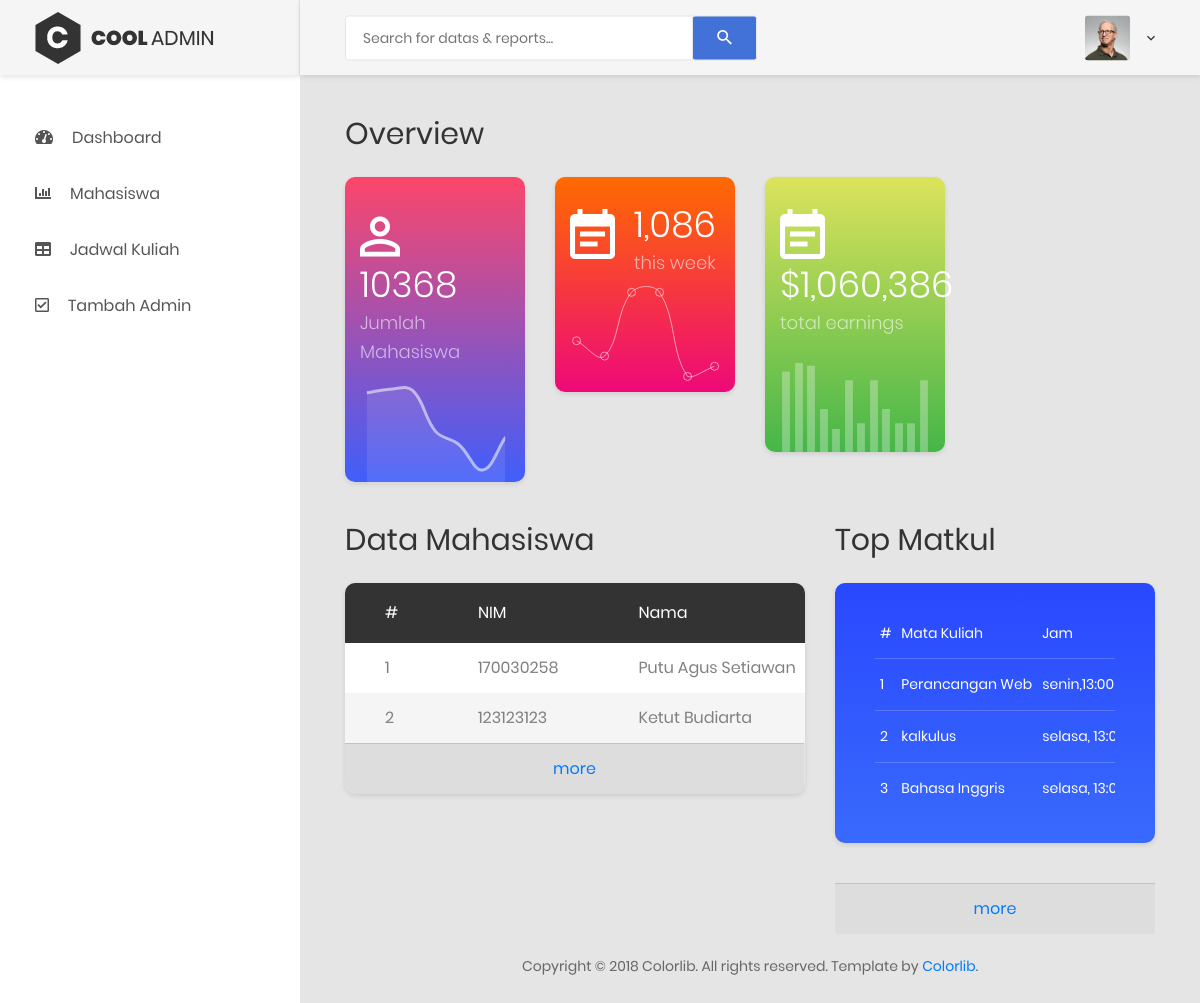
/halaman_admin.php (signed in), run on an earlier commit of the app's database.
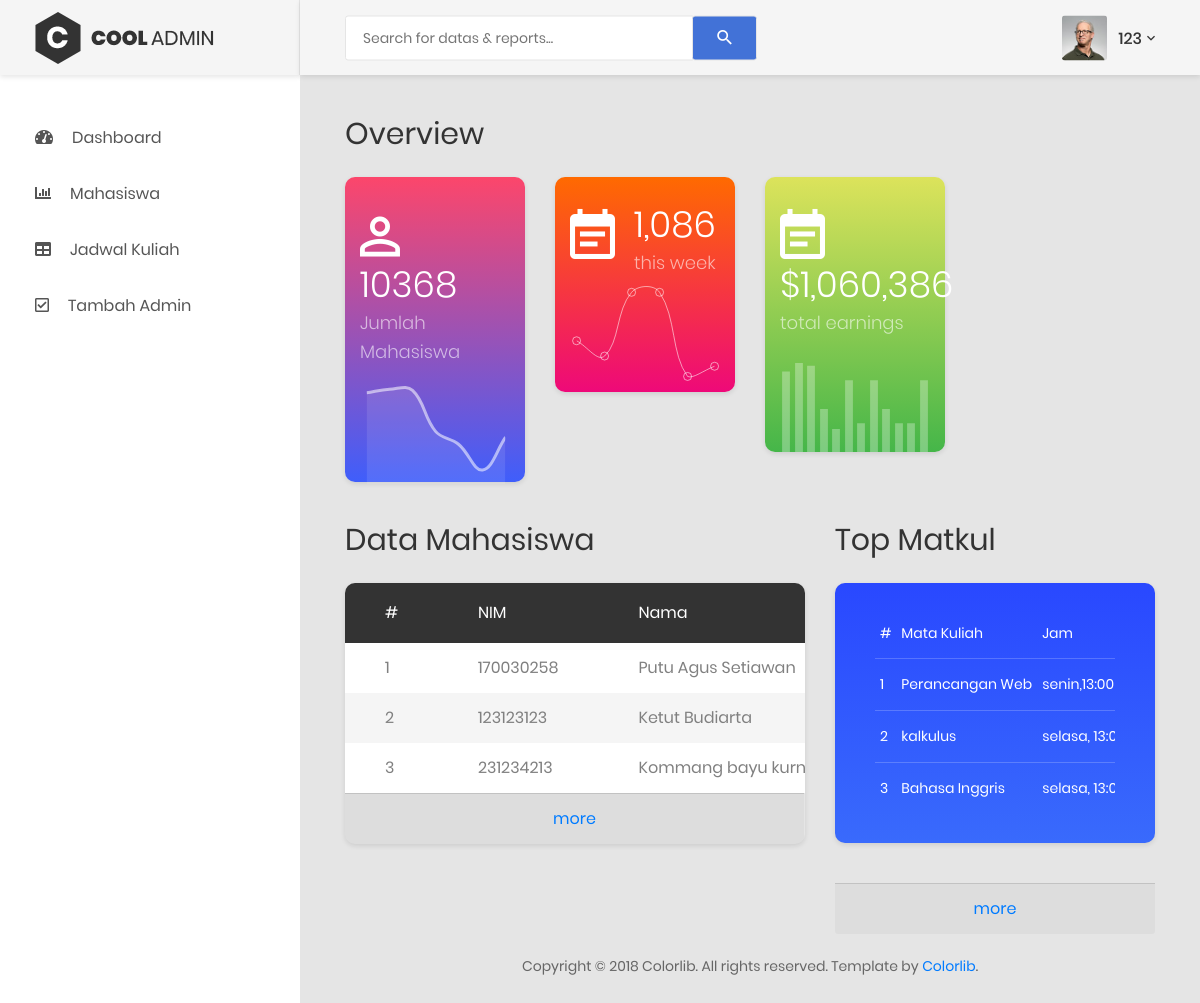
And on a later commit of the database.
### tables this page shows
CREATE TABLE `data_mahasiswa` (
  `id` int(30) NOT NULL,
  `nim` varchar(255) NOT NULL,
  `nama` varchar(255) NOT NULL,
  `phone` varchar(255) NOT NULL,
  `kelas` enum('ai173','ab178','ac179','ad170') NOT NULL,
  `alamat` varchar(255) NOT NULL,
  `email` varchar(255) NOT NULL,
  `jenis_kelamin` enum('Laki - Laki','Perempuan','Lainnya') NOT NULL,
  `agama` varchar(255) NOT NULL,
  `tmp_lahir` varchar(255) NOT NULL,
  `tgl_lahir` date NOT NULL,
  `angkatan` varchar(255) NOT NULL,
  `prodi` varchar(255) NOT NULL,
  `img` varchar(255) NOT NULL
);

CREATE TABLE `data_jadwal` (
  `id` int(255) NOT NULL,
  `matkul` varchar(255) NOT NULL,
  `jam` varchar(255) NOT NULL,
  `kelas` varchar(255) NOT NULL,
  `ruangan` varchar(255) NOT NULL
);

### halaman_admin.php (the view, shortened to what the changed rows need)
<?php
include 'header_footer/header_admin.php';
include 'koneksi.php';
$mahasiswa = mysqli_query($koneksi,"SELECT * FROM data_mahasiswa");
$jadwals  = mysqli_query($koneksi,"SELECT * FROM data_jadwal");
?>
            <div class="main-content">
                <div class="section__content section__content--p30">
                    <div class="container-fluid">
                        <div class="row">
                            <div class="col-md-12">
                                <div class="overview-wrap">
                                    <h2 class="title-1">overview</h2>
                                </div>
                            </div>
                        </div>
                        <div class="row m-t-25">
                            <div class="col-sm-6 col-lg-3">
                                <div class="overview-item overview-item--c1">
                                    <div class="overview__inner">
                                        <div class="overview-box clearfix">
                                            <div class="text">
                                                <h2>10368</h2>
                                            </div>
                                        </div>
                                    </div>
                                </div>
                            </div>
                            <div class="col-sm-6 col-lg-3">
                                <div class="overview-item overview-item--c3">
                                    <div class="overview__inner">
                                        <div class="overview-box clearfix">
                                            <div class="text">
                                                <h2>1,086</h2>
                                            </div>
                                        </div>
                                    </div>
                                </div>
                            </div>
                            <div class="col-sm-6 col-lg-3">
                                <div class="overview-item overview-item--c4">
                                    <div class="overview__inner">
                                        <div class="overview-box clearfix">
                                            <div class="text">
                                                <h2>$1,060,386</h2>
                                            </div>
                                        </div>
                                    </div>
                                </div>
                            </div>
                        </div>
                        <div class="row">
                            <div class="col-md-7">
                            <a href="detail_mahasiswa.php">
                            <h2 class="title-1 m-b-25">Data Mahasiswa</h2>
                            </a>
                                <div class="table-responsive table--no-card m-b-40">
                                    <table class="table table-borderless table-striped table-earning">
                                        <thead>
                                            <tr>
                                                <th>#</th>
                                                <th>NIM</th>
                                                <th>Nama</th>
                                            </tr>
                                        </thead>
                                        <tbody>
                                        <?php
                                        $nom ="1";
                                        foreach($mahasiswa as $m) if ($nom < 4){
                                        ?>
                                            <tr>
                                                <td><?php echo $nom ?></td>
                                                <td><?php echo $m['nim'] ?></td>
                                                <td><?php echo $m['nama'] ?></td>
                                            </tr>
                                            <?php
                                            $nom++;
                                         };
                                            ?>
                                        </tbody>
                                    </table>
                                </div>
                            </div>
                            <div class="col-md-5">
                            <a href="detail_jadwal.php">
                            <h2 class="title-1 m-b-25">Top Matkul</h2>
                            </a>
                                <div class="au-card au-card--bg-blue au-card-top-countries m-b-40">
                                    <div class="au-card-inner">
                                        <div class="table-responsive">
                                        <table class="table table-top-countries">
                                                <tbody>
                                                    <?php
                                                    $num ="1";
                                                    foreach($jadwals as $j) if ($num < 4){
                                                    ?>
                                                        <tr>
                                                        <td><?php echo $num ?></td>
                                                        <td><?php echo $j['matkul'] ?></td>
                                                        <td><?php echo $j['jam'] ?></td>
                                                    </tr>
                                                    <?php
                                                        $num++;
                                                    };
                                                        ?>
                                                </tbody>
                                            </table>
                                        </div>
                                    </div>
                                </div>
                            </div>
                        </div>
                    </div>
                </div>
            </div>
            </div>
<?php
include 'header_footer/footer_admin.php';
?>

### header_footer/header_admin.php (shortened to what the changed rows need)
<!DOCTYPE html>
<html lang="en">
<head>
    <link href="css/font-face.css" rel="stylesheet" media="all">
    <link href="vendor/font-awesome-4.7/css/font-awesome.min.css" rel="stylesheet" media="all">
    <link href="vendor/font-awesome-5/css/fontawesome-all.min.css" rel="stylesheet" media="all">
    <link href="vendor/mdi-font/css/material-design-iconic-font.min.css" rel="stylesheet" media="all">
    <link href="vendor/bootstrap-4.1/bootstrap.min.css" rel="stylesheet" media="all">
    <link href="vendor/animsition/animsition.min.css" rel="stylesheet" media="all">
    <link href="vendor/bootstrap-progressbar/bootstrap-progressbar-3.3.4.min.css" rel="stylesheet" media="all">
    <link href="vendor/wow/animate.css" rel="stylesheet" media="all">
    <link href="vendor/css-hamburgers/hamburgers.min.css" rel="stylesheet" media="all">
    <link href="vendor/slick/slick.css" rel="stylesheet" media="all">
    <link href="vendor/select2/select2.min.css" rel="stylesheet" media="all">
    <link href="vendor/perfect-scrollbar/perfect-scrollbar.css" rel="stylesheet" media="all">
    <link href="css/theme.css" rel="stylesheet" media="all">
</head>
<body class="animsition">
    <div class="page-wrapper">
        <div class="page-container">
            <header class="header-desktop">
                <div class="section__content section__content--p30">
                    <div class="container-fluid">
                        <div class="header-wrap">
                            <div class="header-button">
                                <div class="account-wrap">
                                    <div class="account-item clearfix js-item-menu">
                                        <div class="content">
                                            <a class="js-acc-btn" href="#"><?php echo $_SESSION['username']; ?></a>
                                        </div>
                                    </div>
                                </div>
                            </div>
                        </div>
                    </div>
                </div>
            </header>

What changed in the data, as far as the page shows it:
added data_mahasiswa: nim "231234213", nama "Kommang bayu…"
Also different on the page:
$_SESSION['username']: (not shown) → "123"
